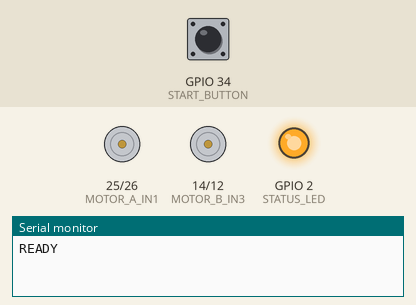
A sketch run on a simulated ESP32. Shown: motor-driver pin pairs drawn as motors (green arrow = first pin HIGH = forward, orange = second pin HIGH = backward, longer = more drive, scaled by the enable pin), output pins drawn as LEDs (lit = HIGH), the last lines printed to the serial monitor. Inputs (shaded band) come from the test bench; at power-on: GPIO 34 (START_BUTTON) HIGH.

Above: at 1.2 s.
1.3 s: GPIO 34 (START_BUTTON) pulled LOW for 0.15 s
At 1.5 s:
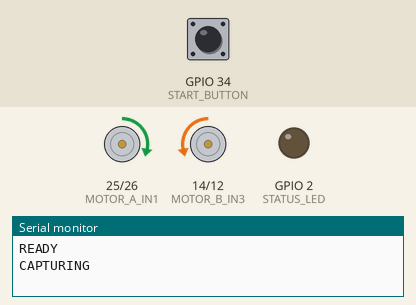
At 3.0 s:
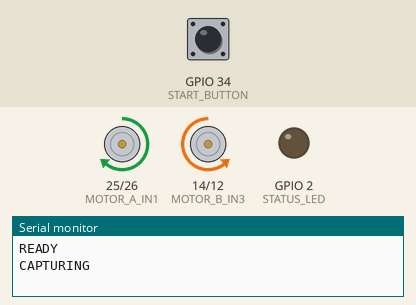
Timing chart, 0 to 9.3 s (numbered marks = the images above; inputs shaded):
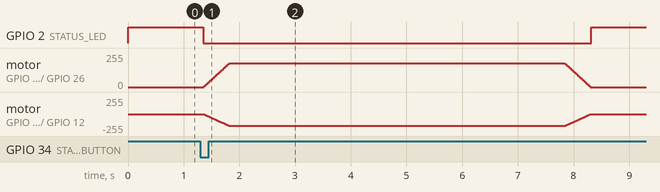

The sketch:

grader_esp32.ino
```cpp
// =============================================
// Blueberry Grader - ESP32 Motor Controller
// ESP32-WROOM-32 38-pin
// =============================================
// WIRING:
//   L298N IN1  -> GPIO 25 (Motor A direction)
//   L298N IN2  -> GPIO 26 (Motor A direction)
//   L298N ENA  -> GPIO 27 (Motor A speed PWM)
//   L298N IN3  -> GPIO 14 (Motor B direction)
//   L298N IN4  -> GPIO 12 (Motor B direction)
//   L298N ENB  -> GPIO 13 (Motor B speed PWM)
//   Start btn  -> GPIO 34 (INPUT, other leg to GND)
//   Status LED -> GPIO 2  (onboard LED)
//   L298N 12V  -> 12V supply
//   L298N GND  -> common GND with ESP32
//   L298N 5V out -> ESP32 VIN (powers ESP32 from same supply)
// =============================================

// --- Pin definitions ---
#define MOTOR_A_IN1   25
#define MOTOR_A_IN2   26
#define MOTOR_A_ENA   27
#define MOTOR_B_IN3   14
#define MOTOR_B_IN4   12
#define MOTOR_B_ENB   13
#define START_BUTTON  34
#define STATUS_LED    2

// --- PWM config ---
#define PWM_FREQ      5000
#define PWM_RES       8        // 8 bit = 0-255
#define PWM_CHAN_A    0
#define PWM_CHAN_B    1

// --- Timing ---
#define SPIN_TIME     6000     // ms berries spin
#define RAMP_TIME     500      // ms to ramp up speed (gentle on berries)
#define MOTOR_SPEED   180      // 0-255, tune this for your motor/berry size

// --- State ---
bool running = false;

// =============================================
void setup() {
  Serial.begin(115200);

  // Motor pins
  pinMode(MOTOR_A_IN1, OUTPUT);
  pinMode(MOTOR_A_IN2, OUTPUT);
  pinMode(MOTOR_B_IN3, OUTPUT);
  pinMode(MOTOR_B_IN4, OUTPUT);
  pinMode(STATUS_LED, OUTPUT);
  pinMode(START_BUTTON, INPUT_PULLUP);

  // PWM channels
  ledcSetup(PWM_CHAN_A, PWM_FREQ, PWM_RES);
  ledcSetup(PWM_CHAN_B, PWM_FREQ, PWM_RES);
  ledcAttachPin(MOTOR_A_ENA, PWM_CHAN_A);
  ledcAttachPin(MOTOR_B_ENB, PWM_CHAN_B);

  motorsStop();
  digitalWrite(STATUS_LED, HIGH); // ready
  Serial.println("READY");
}

// =============================================
void loop() {
  // Start from physical button
  if (digitalRead(START_BUTTON) == LOW && !running) {
    delay(50); // debounce
    if (digitalRead(START_BUTTON) == LOW) {
      runCycle();
    }
  }

  // Start from serial command (laptop/pi sends "START")
  if (Serial.available()) {
    String cmd = Serial.readStringUntil('\n');
    cmd.trim();
    if (cmd == "START" && !running) {
      runCycle();
    }
    if (cmd == "SPEED") {
      // Future: receive speed value
    }
  }
}

// =============================================
void runCycle() {
  running = true;
  digitalWrite(STATUS_LED, LOW);

  // Tell laptop to begin capturing
  Serial.println("CAPTURING");

  // Ramp up gently so berries don't jump out
  motorsForward();
  for (int speed = 0; speed <= MOTOR_SPEED; speed += 5) {
    ledcWrite(PWM_CHAN_A, speed);
    ledcWrite(PWM_CHAN_B, speed);
    delay(RAMP_TIME / (MOTOR_SPEED / 5));
  }

  // Spin for full duration
  delay(SPIN_TIME);

  // Ramp down gently
  for (int speed = MOTOR_SPEED; speed >= 0; speed -= 5) {
    ledcWrite(PWM_CHAN_A, speed);
    ledcWrite(PWM_CHAN_B, speed);
    delay(RAMP_TIME / (MOTOR_SPEED / 5));
  }

  motorsStop();

  // Tell laptop capture window is closed
  Serial.println("DONE");

  digitalWrite(STATUS_LED, HIGH);
  running = false;

  delay(1000); // cooldown before ready again
}

// =============================================
void motorsForward() {
  // Motor A spins clockwise
  digitalWrite(MOTOR_A_IN1, HIGH);
  digitalWrite(MOTOR_A_IN2, LOW);
  // Motor B spins counter-clockwise (opposite = berry spins in place)
  digitalWrite(MOTOR_B_IN3, LOW);
  digitalWrite(MOTOR_B_IN4, HIGH);
}

void motorsStop() {
  digitalWrite(MOTOR_A_IN1, LOW);
  digitalWrite(MOTOR_A_IN2, LOW);
  digitalWrite(MOTOR_B_IN3, LOW);
  digitalWrite(MOTOR_B_IN4, LOW);
  ledcWrite(PWM_CHAN_A, 0);
  ledcWrite(PWM_CHAN_B, 0);
}
```

Measured:
- after the input at 1.3 s, GPIO 2 (STATUS_LED): HIGH → LOW after 0.05 s, → HIGH 7.0 s later; motor on GPIO 25 (MOTOR_A_IN1) / GPIO 26 (MOTOR_A_IN2): rises from stopped to forward 179/255 in 0.46 s, then falls to stopped in 6.5 s
